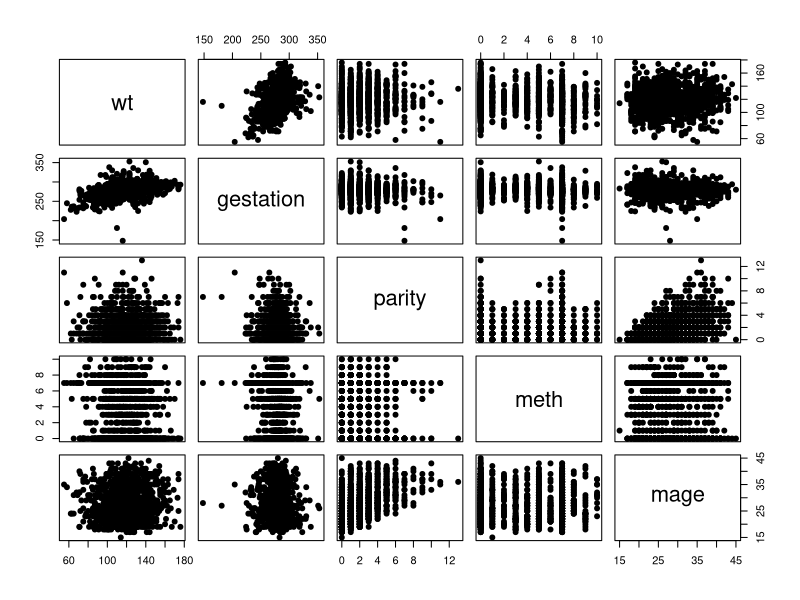
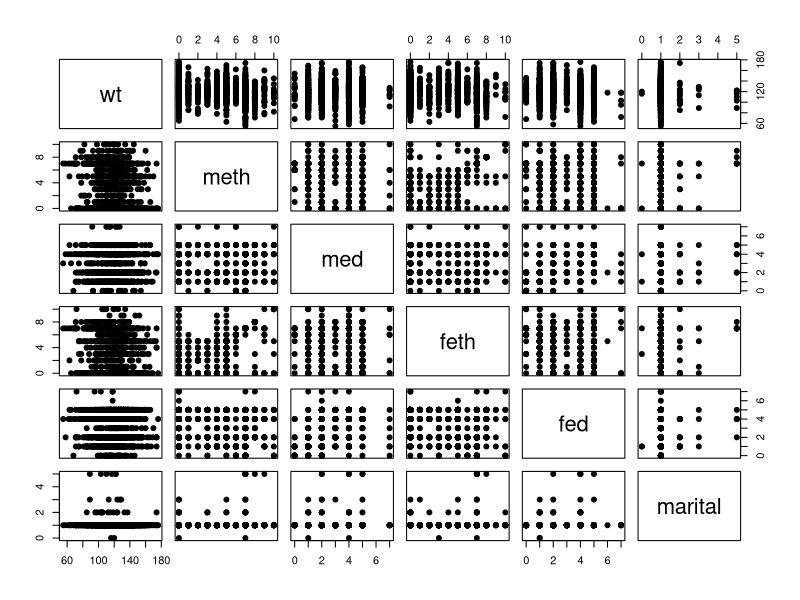
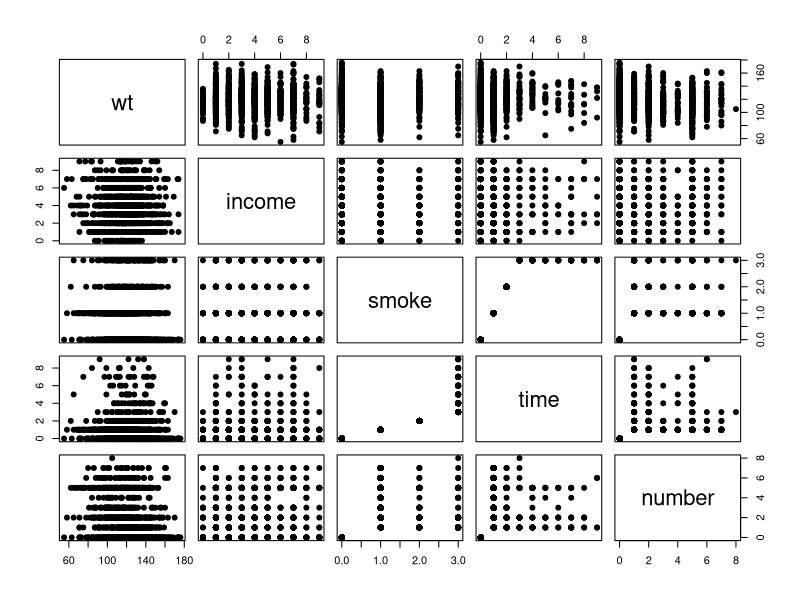

The R script that drew these images, in order: (Note: this script raises an error after producing the figures.)
births <- read.csv("chds_births.csv")
# 17 covariates

pairs(births[, 1:5], pch=19)
pairs(births[, c(1, 4,6,9,11,14)], pch=19)
pairs(births[, c(1, 15,16,17, 18)], pch=19)
pairs(births[, c(1, 2, 3, 5, 10,)], pch=19)

